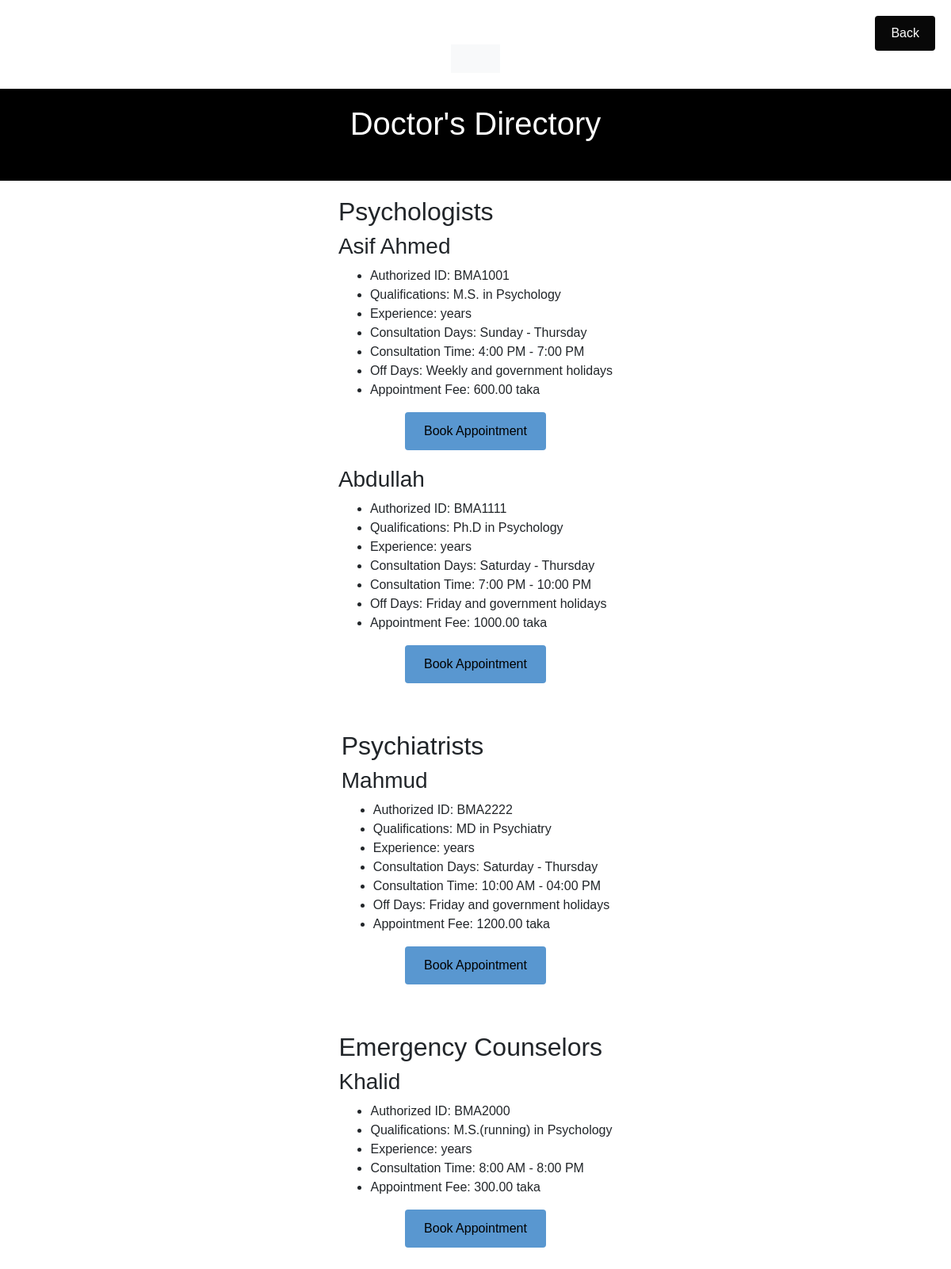
The app's page /doctor_directory/ (signed in) with its own data.
### Find_Doctor/models.py (models this page shows, shortened)
class Doctor(models.Model):
    CATEGORY_CHOICES = [('Psychologist', 'Psychologist'),
                ('Psychiatrist', 'Psychiatrist'),]
    name = models.CharField(max_length = 200)
    authorized_id = models.CharField(max_length = 10, unique = True)
    qualifications = models.TextField()
    total_experience = models.PositiveIntegerField()
    consultation_days = models.CharField(max_length = 500)
    consultation_time = models.CharField(max_length = 250)
    off_days = models.CharField(max_length = 100)
    appointment_fees = models.DecimalField(max_digits =10, decimal_places=2)
    category = models.CharField(max_length = 20, choices = CATEGORY_CHOICES, default = 'Psychologist')

class Counselor(models.Model):
    name = models.CharField(max_length = 200)
    authorized_id = models.CharField(max_length = 10, unique = True)
    qualifications = models.TextField()
    total_experience = models.PositiveIntegerField()
    consultation_days = models.CharField(max_length = 500)
    consultation_time = models.CharField(max_length = 250)
    appointment_fees = models.DecimalField(max_digits =10, decimal_places=2)

### Find_Doctor/views.py (the view)
# urls.py: path('doctor_directory/', doctor_directory, name = 'doctor_directory' ),
@login_required(login_url='/login/')
def doctor_directory(request):
    psychologists = Doctor.objects.filter(category = 'Psychologist')
    psychiatrists = Doctor.objects.filter(category = 'Psychiatrist')
    counselors = Counselor.objects.all()
    return render(request, 'doctor_directory.html', {'psychologists':psychologists, 'psychiatrists':psychiatrists, 'counselors':counselors})

### Find_Doctor/templates/doctor_directory.html (shortened to what this page needs)
{% extends 'base.html' %}
{% block start %}
<body>
    <div class="back-container">
        <a href="{% url 'home' %}" class="back-button">Back</a>
    <div class="black-banner">
        <div class="container">
            <div class="content">
                <h1 class="highlighted-title">Doctor's Directory</h1>
            </div>
        </div>
    </div>
    <div class="container">
        <div class="category">
            <h2>Psychologists</h2>
            {% for psychologist in psychologists %}
                <div>
                    <h3>{{ psychologist.name }}</h3>
                    <ul>
                        <li>Authorized ID: {{ psychologist.authorized_id }}</li>
                        <li>Qualifications: {{ psychologist.qualifications }}</li>
                        <li>Experience: {{ psychologist.experience }} years</li>
                        <li>Consultation Days: {{ psychologist.consultation_days }}</li>
                        <li>Consultation Time: {{ psychologist.consultation_time }}</li>
                        <li>Off Days: {{ psychologist.off_days }}</li>
                        <li>Appointment Fee: {{ psychologist.appointment_fees }} taka</li>
                    </ul>
                    <div class="container">
                        <a href="/book_appointment" class="appointment-button">Book Appointment</a>
                    </div>
                </div>
            {% endfor %}
        </div>
    </div>
    <div class="container">
        <div class="category">
            <h2>Psychiatrists</h2>
            {% for psychiatrist in psychiatrists %}
                <div>
                    <h3>{{ psychiatrist.name }}</h3>
                    <ul>
                        <li>Authorized ID: {{ psychiatrist.authorized_id }}</li>
                        <li>Qualifications: {{ psychiatrist.qualifications }}</li>
                        <li>Experience: {{ psychiatrist.experience }} years</li>
                        <li>Consultation Days: {{ psychiatrist.consultation_days }}</li>
                        <li>Consultation Time: {{ psychiatrist.consultation_time }}</li>
                        <li>Off Days: {{ psychiatrist.off_days }}</li>
                        <li>Appointment Fee: {{ psychiatrist.appointment_fees }} taka</li>
                    </ul>
                    <div class="container">
                        <a href="/book_appointment" class="appointment-button">Book Appointment</a>
                    </div>
                </div>
            {% endfor %}
        </div>
    </div>
    <div class="container">
        <div class="category">
            <h2>Emergency Counselors</h2>
            {% for counselor in counselors %}
                <div>
                    <h3>{{ counselor.name }}</h3>
                    <ul>
                        <li>Authorized ID: {{ counselor.authorized_id }}</li>
                        <li>Qualifications: {{ counselor.qualifications }}</li>
                        <li>Experience: {{ counselor.experience }} years</li>
                        <li>Consultation Time: {{ counselor.consultation_time }}</li>
                        <li>Appointment Fee: {{ counselor.appointment_fees }} taka</li>
                    </ul>
                    <div class="container">
                        <a href="/book_appointment" class="appointment-button">Book Appointment</a>
                    </div>
                </div>
            {% endfor %}
        </div>
    </div>
{% endblock %}

### Login_Authentication/templates/base.html (style rules this page uses)
body { padding-top: 56px; }

### Find_Doctor/templates/doctor_directory.html (style rules this page uses)
body { background-color: #ffffff; font-family: "Arial", sans-serif; margin: 0; position: relative; }
.black-banner { background-color: #000; padding: 20px 0; text-align: center; }
.container { display: flex; justify-content: center; align-items: flex-start; margin-bottom: 20px; }
.content { text-align: center; max-width: 600px; }
.category { margin-top: 20px; }
.appointment-button { display: block; padding: 12px 24px; background-color: #5997d0; color: #000000; border: none; border-radius: 4px; cursor: pointer; transition: background-color 0.3s; text-decoration: none; }
.highlighted-title { color: #fff; }
.back-button { position: absolute; top: 20px; right: 20px; padding: 10px 20px; background-color: #080808; color: #fff; border: none; border-radius: 4px; cursor: pointer; text-decoration: none; }

### records on screen
Doctor: name "Asif Ahmed", authorized_id "BMA1001", qualifications "M.S. in Psychology", consultation_days "Sunday - Thursday", consultation_time "4:00 PM - 7:00 PM", off_days "Weekly and government holidays", appointment_fees "600.00"
Doctor: name "Abdullah", authorized_id "BMA1111", qualifications "Ph.D in Psychology", consultation_days "Saturday - Thursday", consultation_time "7:00 PM - 10:00 PM", off_days "Friday and government holidays", appointment_fees "1000.00"
Doctor: name "Mahmud", authorized_id "BMA2222", qualifications "MD in Psychiatry", consultation_days "Saturday - Thursday", consultation_time "10:00 AM - 04:00 PM", off_days "Friday and government holidays", appointment_fees "1200.00"
Counselor: name "Khalid", authorized_id "BMA2000", qualifications "M.S.(running) in Psychology", consultation_time "8:00 AM - 8:00 PM", appointment_fees "300.00"
